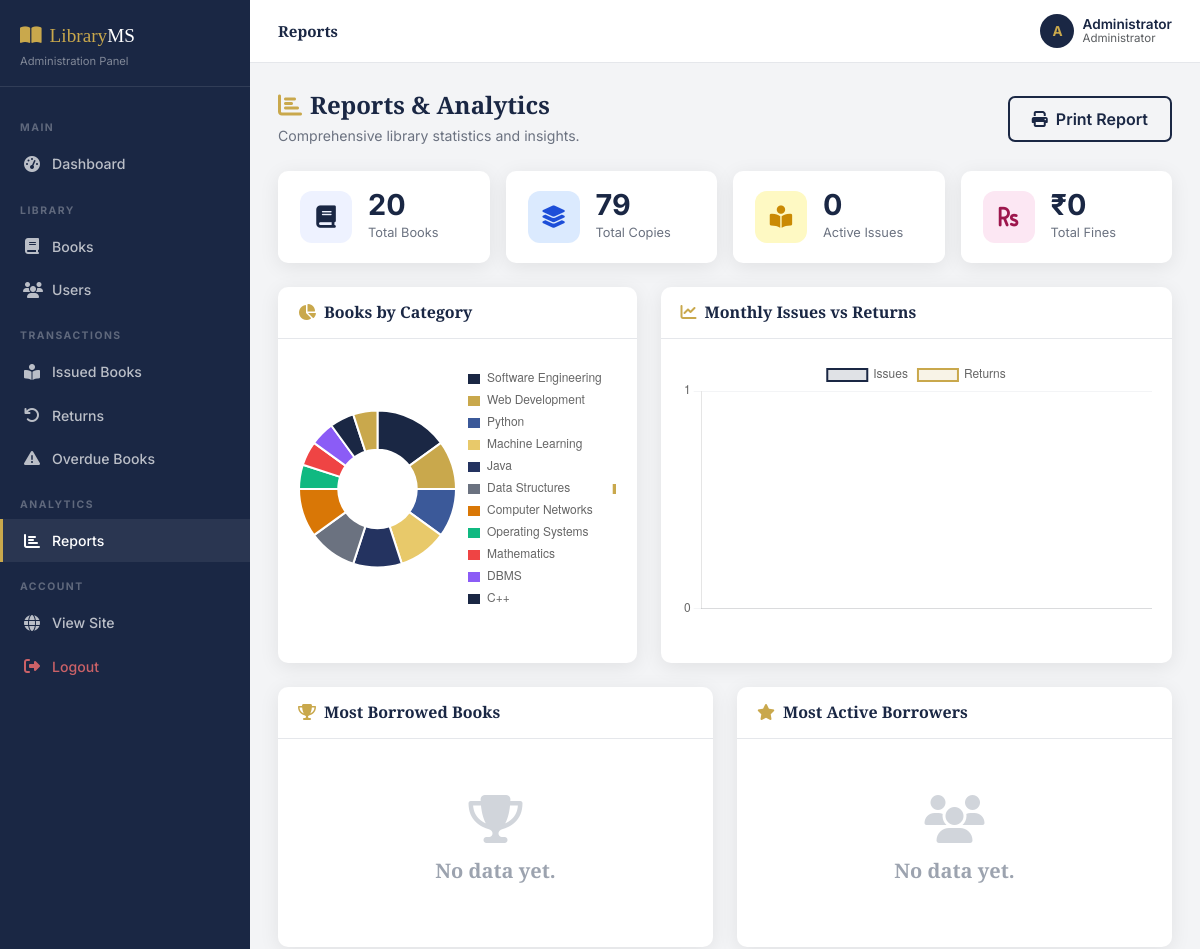
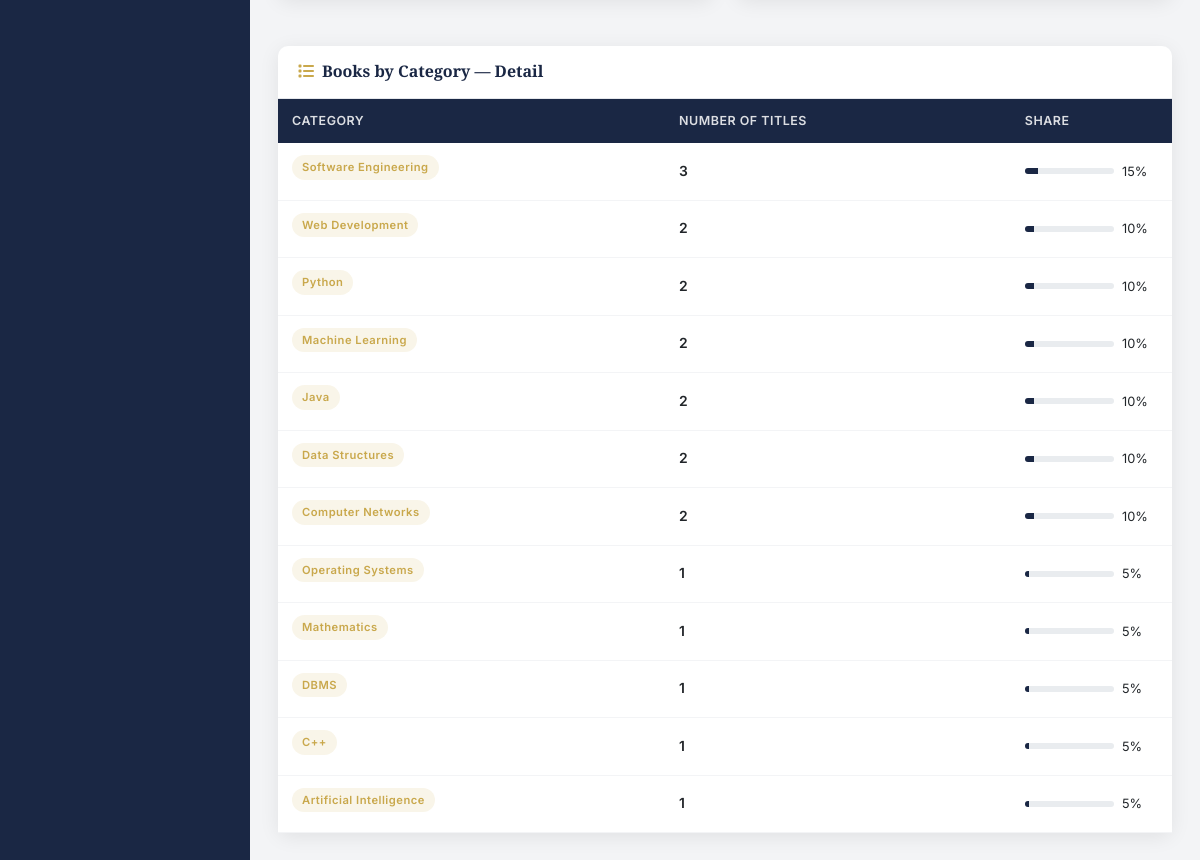
The page /admin/reports (signed in) on the database its author committed (2 pictures, top to bottom).
### tables this page shows
CREATE TABLE users (
            id INTEGER PRIMARY KEY AUTOINCREMENT,
            full_name TEXT NOT NULL,
            username TEXT UNIQUE NOT NULL,
            email TEXT UNIQUE NOT NULL,
            password_hash TEXT NOT NULL,
            role TEXT NOT NULL DEFAULT 'student',
            phone TEXT,
            registration_date TEXT,
            status TEXT DEFAULT 'Active'
        );

CREATE TABLE books (
            id INTEGER PRIMARY KEY AUTOINCREMENT,
            title TEXT NOT NULL,
            author TEXT NOT NULL,
            category TEXT NOT NULL,
            isbn TEXT UNIQUE,
            publisher TEXT,
            publication_year INTEGER,
            quantity INTEGER NOT NULL,
            available_quantity INTEGER NOT NULL,
            shelf TEXT,
            description TEXT,
            cover_image TEXT,
            added_date TEXT
        );

### library_management_system/app.py (the view)
@app.route('/admin/reports')
@admin_required
def admin_reports():
    stats = get_library_stats()
    cat_data = get_books_by_category()
    most_borrowed = get_most_borrowed_books()
    active_borrowers = get_active_borrowers()
    monthly_issues = get_monthly_issues()
    monthly_returns = get_monthly_returns()
    return render_template('admin/reports.html', stats=stats, cat_data=cat_data,
                           most_borrowed=most_borrowed, active_borrowers=active_borrowers,
                           monthly_issues=monthly_issues, monthly_returns=monthly_returns)

### library_management_system/templates/admin/reports.html (shortened to what this page needs)
{% extends 'admin/base_admin.html' %}
{% block page_title %}Reports{% endblock %}
{% block content %}
<div class="page-title-block d-flex justify-content-between align-items-center flex-wrap gap-2">
  <div>
    <h4><i class="fas fa-chart-bar text-gold me-2"></i>Reports & Analytics</h4>
    <p>Comprehensive library statistics and insights.</p>
  </div>
  <button class="btn btn-outline-navy" onclick="window.print()"><i class="fas fa-print me-2"></i>Print Report</button>
</div>
<div class="row g-3 mb-4">
  {% for label, val, icon, bg, col in [
    ('Total Books', stats.total_books, 'fa-book', '#eef2ff', 'var(--navy)'),
    ('Total Copies', stats.total_copies, 'fa-layer-group', '#dbeafe', '#1d4ed8'),
    ('Active Issues', stats.active_issues, 'fa-book-reader', '#fef9c3', '#ca8a04'),
    ('Total Fines', '₹' ~ stats.total_fines, 'fa-rupee-sign', '#fce7f3', '#9d174d'),
  ] %}
  <div class="col-6 col-md-3">
    <div class="dash-stat-card">
      <div class="dash-stat-icon" style="background:{{ bg }};"><i class="fas {{ icon }}" style="color:{{ col }};"></i></div>
      <div><div class="dash-stat-num">{{ val }}</div><div class="dash-stat-label">{{ label }}</div></div>
    </div>
  </div>
  {% endfor %}
</div>
<div class="row g-4 mb-4">
  <div class="col-md-5">
    <div class="admin-card h-100">
      <div class="admin-card-header"><h5><i class="fas fa-chart-pie text-gold me-2"></i>Books by Category</h5></div>
      <div class="admin-card-body">
        <div class="chart-container" style="height:260px;"><canvas id="catChart"></canvas></div>
      </div>
    </div>
  </div>
  <div class="col-md-7">
    <div class="admin-card h-100">
      <div class="admin-card-header"><h5><i class="fas fa-chart-line text-gold me-2"></i>Monthly Issues vs Returns</h5></div>
      <div class="admin-card-body">
        <div class="chart-container" style="height:260px;"><canvas id="monthlyChart"></canvas></div>
      </div>
    </div>
  </div>
</div>
<div class="row g-4 mb-4">
  <div class="col-md-6">
    <div class="admin-card">
      <div class="admin-card-header"><h5><i class="fas fa-trophy text-gold me-2"></i>Most Borrowed Books</h5></div>
      <div class="admin-card-body p-0">
        {% if most_borrowed %}
        <table class="table table-hover mb-0">
          <thead><tr><th>#</th><th>Book Title</th><th>Times Borrowed</th></tr></thead>
          <tbody>
            {% for b in most_borrowed %}
            <tr>
              <td class="text-muted">{{ loop.index }}</td>
              <td class="fw-semibold text-navy" style="font-size:.88rem;">{{ b[0] }}</td>
              <td><span class="badge rounded-pill" style="background:var(--navy);">{{ b[1] }}</span></td>
            </tr>
            {% endfor %}
          </tbody>
        </table>
        {% else %}
        <div class="empty-state"><i class="fas fa-trophy"></i><h5>No data yet.</h5></div>
        {% endif %}
      </div>
    </div>
  </div>
  <div class="col-md-6">
    <div class="admin-card">
      <div class="admin-card-header"><h5><i class="fas fa-star text-gold me-2"></i>Most Active Borrowers</h5></div>
      <div class="admin-card-body p-0">
        {% if active_borrowers %}
        <table class="table table-hover mb-0">
          <thead><tr><th>#</th><th>Student</th><th>Total Borrows</th></tr></thead>
          <tbody>
            {% for u in active_borrowers %}
            <tr>
              <td class="text-muted">{{ loop.index }}</td>
              <td>
                <div class="fw-semibold text-navy" style="font-size:.88rem;">{{ u[0] }}</div>
                <div style="font-size:.75rem;color:var(--muted);">@{{ u[1] }}</div>
              </td>
              <td><span class="badge rounded-pill" style="background:var(--gold);color:var(--navy);">{{ u[2] }}</span></td>
            </tr>
            {% endfor %}
          </tbody>
        </table>
        {% else %}
        <div class="empty-state"><i class="fas fa-users"></i><h5>No data yet.</h5></div>
        {% endif %}
      </div>
    </div>
  </div>
</div>
<div class="admin-card mb-4">
  <div class="admin-card-header"><h5><i class="fas fa-list text-gold me-2"></i>Books by Category — Detail</h5></div>
  <div class="admin-card-body p-0">
    <table class="table table-hover mb-0">
      <thead><tr><th>Category</th><th>Number of Titles</th><th>Share</th></tr></thead>
      <tbody>
        {% set total = cat_data | sum(attribute=1) %}
        {% for cat, cnt in cat_data %}
        <tr>
          <td><span class="book-category-badge">{{ cat }}</span></td>
          <td class="fw-semibold">{{ cnt }}</td>
          <td>
            <div class="d-flex align-items-center gap-2">
              <div class="progress flex-grow-1" style="height:6px;border-radius:3px;">
                <div class="progress-bar" style="width:{{ ((cnt/total)*100)|int }}%;background:var(--navy);"></div>
              </div>
              <span style="font-size:.8rem;width:36px;">{{ ((cnt/total)*100)|int }}%</span>
            </div>
          </td>
        </tr>
        {% endfor %}
      </tbody>
    </table>
  </div>
</div>
{% endblock %}
{% block extra_js %}
<script>
const catLabels = {{ cat_data | map(attribute=0) | list | tojson }};
const catCounts = {{ cat_data | map(attribute=1) | list | tojson }};
renderCategoryChart('catChart', catLabels, catCounts);
const issueMonths  = {{ monthly_issues  | map(attribute=0) | list | tojson }};
const issueCounts  = {{ monthly_issues  | map(attribute=1) | list | tojson }};
const returnMonths = {{ monthly_returns | map(attribute=0) | list | tojson }};
const returnCounts = {{ monthly_returns | map(attribute=1) | list | tojson }};
const allMonths = [...new Set([...issueMonths, ...returnMonths])].sort();
const issueData  = allMonths.map(m => { const i = issueMonths.indexOf(m);  return i >= 0 ? issueCounts[i]  : 0; });
const returnData = allMonths.map(m => { const i = returnMonths.indexOf(m); return i >= 0 ? returnCounts[i] : 0; });
renderLineChart('monthlyChart', allMonths, [
  { label: 'Issues',  data: issueData  },
  { label: 'Returns', data: returnData }
]);
</script>
{% endblock %}

### library_management_system/templates/admin/base_admin.html (shortened to what this page needs)
<!DOCTYPE html>
<html lang="en">
<head>
  <link href="https://cdn.jsdelivr.net/npm/bootstrap@5.3.0/dist/css/bootstrap.min.css" rel="stylesheet">
  <link rel="stylesheet" href="https://cdnjs.cloudflare.com/ajax/libs/font-awesome/6.4.0/css/all.min.css">
  <link rel="stylesheet" href="{{ url_for('static', filename='css/style.css') }}">
</head>
<body>
<div class="sidebar" id="adminSidebar">
  <div class="sidebar-brand">
    <div class="sidebar-brand-text"><i class="fas fa-book-open me-2"></i>Library<span>MS</span></div>
    <div class="sidebar-subtitle">Administration Panel</div>
  </div>
  <nav class="sidebar-nav">
    <div class="sidebar-label">Main</div>
    <a href="{{ url_for('admin_dashboard') }}" class="sidebar-link {% if request.endpoint == 'admin_dashboard' %}active{% endif %}">
      <i class="fas fa-tachometer-alt"></i> Dashboard
    </a>
    <div class="sidebar-label">Library</div>
    <a href="{{ url_for('admin_books') }}" class="sidebar-link {% if 'book' in request.endpoint and 'overdue' not in request.endpoint %}active{% endif %}">
      <i class="fas fa-book"></i> Books
    </a>
    <a href="{{ url_for('admin_users') }}" class="sidebar-link {% if request.endpoint == 'admin_users' %}active{% endif %}">
      <i class="fas fa-users"></i> Users
    </a>
    <div class="sidebar-label">Transactions</div>
    <a href="{{ url_for('admin_issued') }}" class="sidebar-link {% if request.endpoint == 'admin_issued' %}active{% endif %}">
      <i class="fas fa-book-reader"></i> Issued Books
    </a>
    <a href="{{ url_for('admin_returns') }}" class="sidebar-link {% if request.endpoint == 'admin_returns' %}active{% endif %}">
      <i class="fas fa-undo"></i> Returns
    </a>
    <a href="{{ url_for('admin_overdue') }}" class="sidebar-link {% if request.endpoint == 'admin_overdue' %}active{% endif %}">
      <i class="fas fa-exclamation-triangle"></i> Overdue Books
    </a>
    <div class="sidebar-label">Analytics</div>
    <a href="{{ url_for('admin_reports') }}" class="sidebar-link {% if request.endpoint == 'admin_reports' %}active{% endif %}">
      <i class="fas fa-chart-bar"></i> Reports
    </a>
    <div class="sidebar-label">Account</div>
    <a href="{{ url_for('index') }}" class="sidebar-link" target="_blank">
      <i class="fas fa-globe"></i> View Site
    </a>
    <a href="{{ url_for('logout') }}" class="sidebar-link text-danger">
      <i class="fas fa-sign-out-alt"></i> Logout
    </a>
  </nav>
</div>
<div class="admin-content">
  <div class="admin-topbar">
    <div class="d-flex align-items-center gap-3">
      <h6 class="mb-0">{% block page_title %}Admin Panel{% endblock %}</h6>
    </div>
    <div class="d-flex align-items-center gap-3">
      <div class="d-flex align-items-center gap-2">
        <div style="width:34px;height:34px;background:var(--navy);border-radius:50%;display:flex;align-items:center;justify-content:center;color:var(--gold);font-weight:700;font-size:.85rem;">
          {{ session.full_name[0].upper() if session.full_name else 'A' }}
        </div>
        <div style="font-size:.85rem;line-height:1.2;">
          <div class="fw-semibold text-navy">{{ session.full_name or 'Admin' }}</div>
          <div class="text-muted" style="font-size:.72rem;">Administrator</div>
        </div>
      </div>
    </div>
  </div>
  <div class="admin-main">
    {% block content %}{% endblock %}
  </div>
</div>
{% block extra_js %}{% endblock %}
</body>
</html>

### rows shown on the page
users: full_name "Administrator"
books: category "Mathematics", cnt "1", value "5"

### other values the page prints
{{ session.full_name[0].upper() if session.full_name else 'A' }} "A"
{{ val }} "20" "79" "0" "₹0"
{{ label }} "Total Books" "Total Copies" "Active Issues" "Total Fines"
{{ cat }} "Software Engineering" "Web Development" "Python" "Machine Learning" "Java" "Data Structures" "Computer Networks" "Operating Systems" "DBMS" "C++" "Artificial Intelligence"
{{ cnt }} "3" "2" "2" "2" "2" "2" "2" "1" "1" "1" "1"
{{ ((cnt/total)*100)|int }} "15" "10" "10" "10" "10" "10" "10" "5" "5" "5" "5"
chart data {{ cat_data | map(attribute=0) | list | tojson }} ["Software Engineering", "Web Development", "Python", "Machine Learning", "Java", "Data Structures", "Computer Networks", "Operating Systems", "Mathematics", "DBMS", "C++", "Artificial Intelligence"]
chart data {{ cat_data | map(attribute=1) | list | tojson }} [3, 2, 2, 2, 2, 2, 2, 1, 1, 1, 1, 1]
